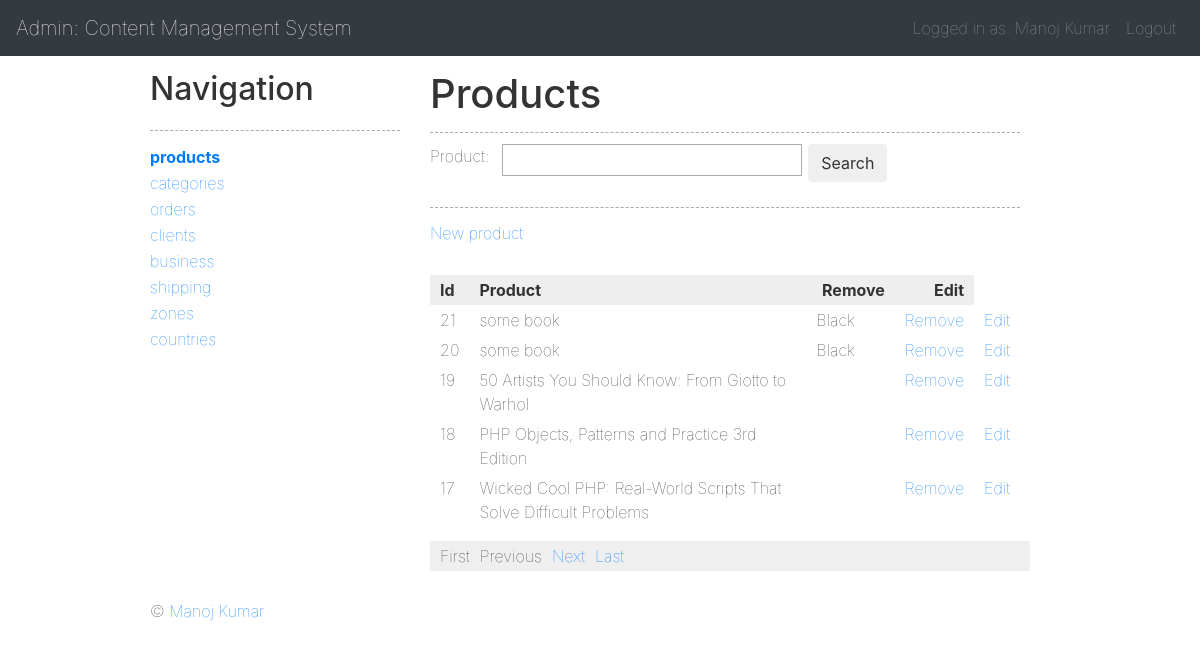
The page /panel/products (signed in) on the database its author committed.
### tables this page shows
CREATE TABLE `products` (
  `id` int(11) NOT NULL,
  `name` varchar(255) NOT NULL,
  `description` text NOT NULL,
  `price` decimal(8,2) NOT NULL,
  `date` timestamp NOT NULL DEFAULT CURRENT_TIMESTAMP,
  `category` int(11) NOT NULL,
  `weight` decimal(8,2) NOT NULL DEFAULT '0.00',
  `image` varchar(100) DEFAULT NULL,
  `identity` varchar(200) NOT NULL,
  `meta_title` varchar(255) NOT NULL,
  `meta_description` varchar(255) NOT NULL,
  `color` varchar(50) DEFAULT NULL
);

### index.php (called while the page is built, shortened)
<?php
$core = new Core();
$core->run();

### app/Url.php (called while the page is built, shortened)
<?php
class Url
{
    public $key_modules = array('panel');
    public $module = 'front';
    public $main = 'index';
    private function _process()
    {
        $uri = $_SERVER['REQUEST_URI'];
        if (!empty($uri)) {
            $uriQ = explode('?', $uri);
            $uri = $uriQ[0];
            $uri = Helper::clearString($uri, PAGE_EXT);
            $firstChar = substr($uri, 0, 1);
            if ($firstChar == '/') {
                $uri = substr($uri, 1);
            }
            $lastChar = substr($uri, -1);
            if (!empty($uri)) {
                $uri = explode('/', $uri);
                $first = array_shift($uri);
                if (in_array($first, $this->key_modules)) {
                    $this->module = $first;
                    $first = empty($uri) ? $this->main : array_shift($uri);
                }
                $this->main = $first;
            }
        }
    }
    public function getCurrent($exclude = null, $extension = false, $add = null)
    {
        $out = array();
        if ($this->module !== 'front') {
            $out[] = $this->module;
        }
        $out[] = $this->main;
        $url = '/' . implode('/', $out);
        $url .= $extension ? PAGE_EXT : null;
        return $url;
    }
}

### app/Helper.php (called while the page is built, shortened)
<?php
class Helper
{
    public static function clearString($string = null, $array = null)
    {
        if (!empty($string) && !self::isEmpty($array)) {
            $array = self::makeArray($array);
            foreach ($array as $key => $value) {
                $string = str_replace($value, '', $string);
            }
            return $string;
        }
    }
    public static function isEmpty($value = null)
    {
        return empty($value) && !is_numeric($value) ? true : false;
    }
    public static function makeArray($array = null)
    {
        return is_array($array) ? $array : array($array);
    }
}

### app/Database/Database.php (called while the page is built, shortened)
<?php
abstract class Database
{
    protected $_schema;
    protected $_hostname;
    protected $_port;
    protected $_database;
    protected $_username;
    protected $_password;
    private $_fetchMode = PDO::FETCH_ASSOC;
    private $_driverOptions = array();
    private $_connectionString = null;
    private $_pdoObject = null;
    public function setDriverOption($key = null, $value = null)
    {
        $this->_driverOptions[$key] = $value;
    }
    private function _setConnection()
    {
        switch ($this->_schema) {
            case 'mysql':
                $this->_connectionString = "mysql:dbname={$this->_database};host={$this->_hostname};port={$this->_port}";
                break;
        }
    }
    private function _connect()
    {
        try {
            $this->_pdoObject = new PDO(
                $this->_connectionString,
                $this->_username,
                $this->_password,
                $this->_driverOptions
            );
        } catch (PDOException $e) {
            echo $this->_exceptionOutput($e, 'There was a problem with the Database connection');
        }
    }
    private function _query($sql = null, $params = null)
    {
        if (!empty($sql)) {
            $statement = $this->_pdoObject->prepare($sql, $this->_driverOptions);
            $paramsConverted = array();
            if (get_magic_quotes_gpc() === true) {
                if (is_array($params)) {
                    foreach ($params as $key => $value) {
                        $paramsConverted[$key] = stripcslashes($value);
                    }
                } else {
                    $paramsConverted[] = stripcslashes($params);
                }
            } else {
                $paramsConverted = is_array($params) ? $params : array($params);
            }
            if (!$statement->execute($paramsConverted) || $statement->errorCode() != '00000') {
                $errorInfo = $statement->errorInfo();
                throw new PDOException("Database error [{$errorInfo[0]}]: {$errorInfo[2]}, driver error code is {$errorInfo[1]}<br />SQL: {$sql}");
            }
            return $statement;
        }
    }
    public function fetchAll($sql = null, $params = null)
    {
        if (!empty($sql)) {
            try {
                $statement = $this->_query($sql, $params);
                return $statement->fetchAll($this->_fetchMode);
            } catch (PDOException $e) {
                echo $this->_exceptionOutput($e, 'Something went wrong trying to fetch records');
            }
        }
        return false;
    }
}

### app/Application.php (called while the page is built, shortened)
<?php
abstract class Application
{
    public function __construct()
    {
        $this->_Db = new MySQL();
    }
}

### app/Catalogue.php (called while the page is built, shortened)
<?php
class Catalogue extends Application
{
    protected $_table_2 = 'products';
    public function getAllProducts($srch = null)
    {
        $array = array();
        $sql = "SELECT *
		        FROM `{$this->_table_2}`";
        $sql .= " ORDER BY `date` DESC";
        return $this->_Db->fetchAll($sql, $array);
    }
}

### admin/pages/products/list.php (the view, shortened to what this page needs)
<?php
$objCatalogue = new Catalogue();
if (isset($_POST['srch'])) {
    if (!empty($_POST['srch'])) {
        $url = $this->objUrl->getCurrent('srch').'/srch/'
            .urlencode(stripslashes($_POST['srch']));
    } else {
        $url = $this->objUrl->getCurrent('srch');
    }
    Helper::redirect($url);
} else {
    $srch = stripslashes(urldecode($this->objUrl->get('srch')));
    if (!empty($srch)) {
        $products = $objCatalogue->getAllProducts($srch);
        $empty = 'There are no results matching your searching criteria.';
    } else {
        $products = $objCatalogue->getAllProducts();
        $empty = 'There are currently no records.';
    }
    $objPaging = new Paging($this->objUrl, $products, 5);
    $rows = $objPaging->getRecords();
    require_once('header.php');
    ?>
    <h1>Products</h1>
    <form action="<?php echo $this->objUrl->getCurrent('srch'); ?>" method="post">
        <table cellpadding="0" cellspacing="0" border="0" class="tbl_insert">
            <tr>
                <th><label for="srch">Product:</label></th>
                <td>
                    <input type="text" name="srch" id="srch"
                           value="<?php echo $srch; ?>" class="fld" />
                </td>
                <td>
                    <label for="btn_add" class="sbm sbm_blue fl_l">
                        <input type="submit" id="btn_add" class="btn" value="Search" />
                    </label>
                </td>
            </tr>
        </table>
    </form>
    <div class="dev br_td">&#160;</div>
    <p><a href="<?php echo $this->objUrl->getCurrent('action').'/action/add'; ?>">New product</a></p>
    <?php if (!empty($rows)) { ?>
        <table cellpadding="0" cellspacing="0" border="0" class="tbl_repeat">
            <tr>
                <th class="col_5">Id</th>
                <th>Product</th>
                <th class="col_15 ta_r">Remove</th>
                <th class="col_5 ta_r">Edit</th>
            </tr>
            <?php foreach($rows as $product) { ?>
                <tr>
                    <td><?php echo $product['id']; ?></td>
                    <td><?php echo Helper::encodeHtml($product['name']); ?></td>
                    <td><?php echo Helper::encodeHtml($product['color']); ?></td>
                    <td class="ta_r">
                        <a href="<?php echo $this->objUrl->getCurrent('action').'/action/remove/id/'.$product['id']; ?>">Remove</a>
                    </td>
                    <td class="ta_r">
                        <a href="<?php echo $this->objUrl->getCurrent('action').'/action/edit/id/'.$product['id']; ?>">Edit</a>
                    </td>
                </tr>
            <?php } ?>
        </table>
        <?php echo $objPaging->getPaging(); ?>
        <?php
    } else {
        echo '<p>'.$empty.'</p>';
    }
    ?>
    <?php require_once('footer.php'); } ?>

### css/core.css (style rules this page uses)
* { border: none; outline: none; font-weight: 100; color: #333; margin: 0; padding: 0 }
body { background: #111; text-align: center; font-family: Arial, Verdana, Sans-serif; font-size: 12px; line-height: 21px }
h1, h2, h3, h4, h5, p { padding-bottom: 14px }
h1 { border-bottom: dashed 1px #aaa; margin-bottom: 14px }
h1, h2 { font-size: 18px }
#header, #outer, #footer, .cl, .dev, #basket_left, .tbl_repeat { width: 100%; clear: both }
.cl, .dev { height: 0; font-size: 0; line-height: 0 }
.dev { height: 14px }
.br_td { border-top: dashed 1px #aaa }
th, td { text-align: left; vertical-align: top }
.tbl_repeat th, .tbl_repeat td { padding: 3px 10px }
.tbl_repeat th { background: #eee; font-weight: 700 }
.tbl_insert th { padding: 3px 10px 3px 0 }
.ta_r, th.ta_r, .td.ta_r { text-align: right }
.col_15 { width: 15% }
.col_5 { width: 5% }
.fld, .fld_qty, .fld_price, .sel, .tar, .tar_fixed { border: solid 1px #aaa }
.fld { width: 300px }
.paging li { float: left; margin-right: 10px }
#header, #outer, #left, #right, #footer, .cl, .dev, #basket_left, #basket_left dd, #basket_left dt, .catalogue_wrapper, .catalogue_wrapper_left, .catalogue_wrapper_right, .lft, .rgt, .fl_l { float: left }
.catalogue_wrapper img, .tbl_repeat, .tbl_insert { margin-bottom: 14px }
.tbl_insert td, .fld, .fld_price, .sel, .tar, .tar_fixed { padding: 3px }
label { white-space: nowrap !important; }

### rows shown on the page
products: id "21", name "some book", color "Black"
products: id "20", name "some book", color "Black"
products: id "19", name "50 Artists You Should Know: From Giotto to Warhol"
products: id "18", name "PHP Objects, Patterns and Practice 3rd Edition"
products: id "17", name "Wicked Cool PHP: Real-World Scripts That Solve Difficult Problems"
